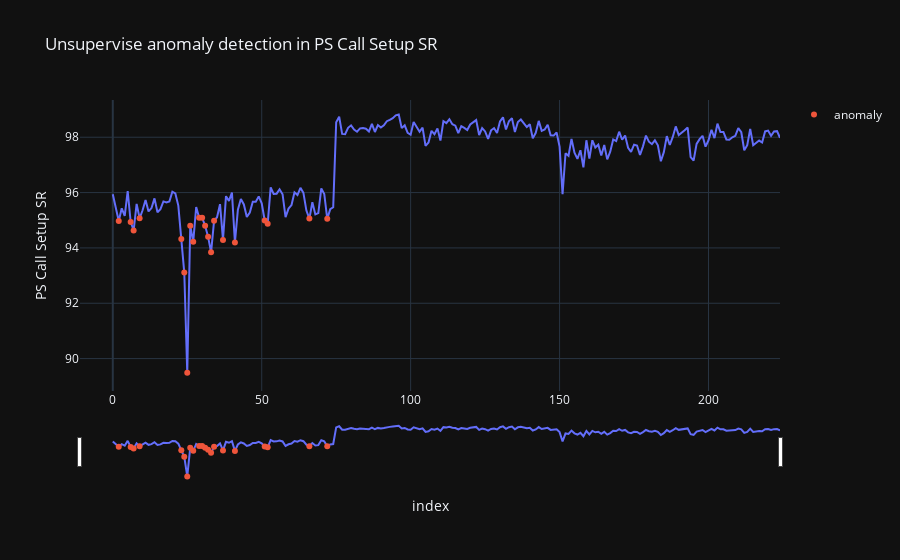

Write notebook code for a chart like this one.
### Code cell
fig = px.line(df, x='index', y='PS Call Setup SR', title='Unsupervise anomaly detection in PS Call Setup SR')
fig.add_trace(go.Scatter(x=ocsvm_anomaly_df["index"].to_list(),
                        y=ocsvm_anomaly_df["PS Call Setup SR"].to_list(),
                        mode='markers',
                        name='anomaly'))
fig.update_xaxes(rangeslider_visible=True)
fig

### Figure 1 — Plotly figure (JSON) as saved in the notebook; plotly's stock layout.template omitted (floating-point values rounded to 4 significant figures; data arrays with more than 128 entries replaced by an {"elided": "..."} marker saying what was removed)
{"data": [{"hovertemplate": "index=%{x}<br>PS Call Setup SR=%{y}<extra></extra>", "legendgroup": "", "line": {"color": "#636efa", "dash": "solid"}, "mode": "lines", "name": "", "orientation": "v", "showlegend": false, "type": "scatter", "x": {"elided": "225 int values"}, "xaxis": "x", "y": {"elided": "225 float values"}, "yaxis": "y"}, {"mode": "markers", "name": "anomaly", "type": "scatter", "x": [2, 6, 7, 9, 23, 24, 25, 26, 27, 29, 30, 31, 32, 33, 34, 37, 41, 51, 52, 66, 72], "y": [94.97, 94.94, 94.63, 95.07, 94.32, 93.11, 89.49, 94.8, 94.22, 95.09, 95.09, 94.8, 94.4, 93.84, 94.98, 94.29, 94.2, 94.99, 94.87, 95.06, 95.05]}], "layout": {"legend": {"tracegroupgap": 0}, "title": {"text": "Unsupervise anomaly detection in PS Call Setup SR"}, "xaxis": {"anchor": "y", "domain": [0.0, 1.0], "rangeslider": {"visible": true}, "title": {"text": "index"}}, "yaxis": {"anchor": "x", "domain": [0.0, 1.0], "title": {"text": "PS Call Setup SR"}}}}
